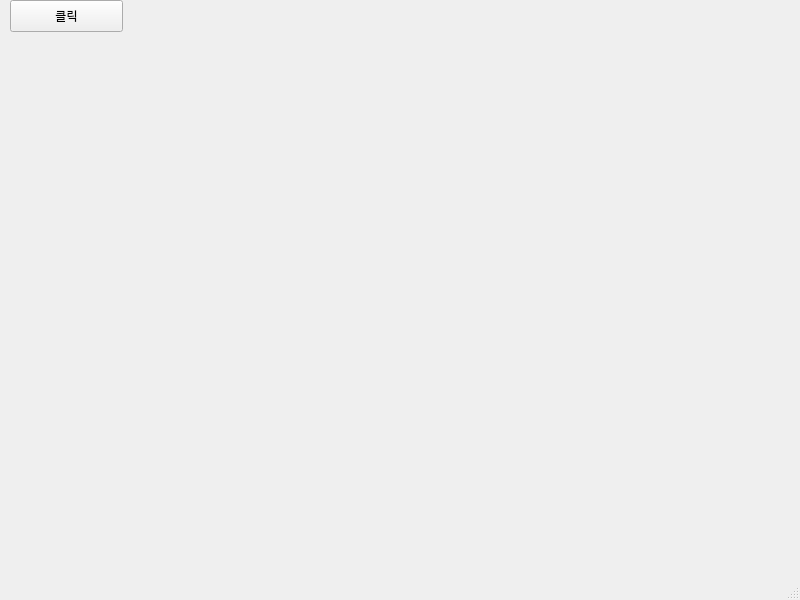
<?xml version="1.0" encoding="UTF-8"?>
<ui version="4.0">
 <class>MainWindow</class>
 <widget class="QMainWindow" name="MainWindow">
  <property name="geometry">
   <rect>
    <x>0</x>
    <y>0</y>
    <width>800</width>
    <height>600</height>
   </rect>
  </property>
  <property name="windowTitle">
   <string>MainWindow</string>
  </property>
  <widget class="QWidget" name="centralwidget">
   <widget class="QPushButton" name="pushButton">
    <property name="geometry">
     <rect>
      <x>10</x>
      <y>0</y>
      <width>113</width>
      <height>32</height>
     </rect>
    </property>
    <property name="text">
     <string>클릭</string>
    </property>
   </widget>
  </widget>
  <widget class="QMenuBar" name="menubar">
   <property name="geometry">
    <rect>
     <x>0</x>
     <y>0</y>
     <width>800</width>
     <height>24</height>
    </rect>
   </property>
  </widget>
  <widget class="QStatusBar" name="statusbar"/>
 </widget>
 <resources/>
 <connections/>
</ui>
